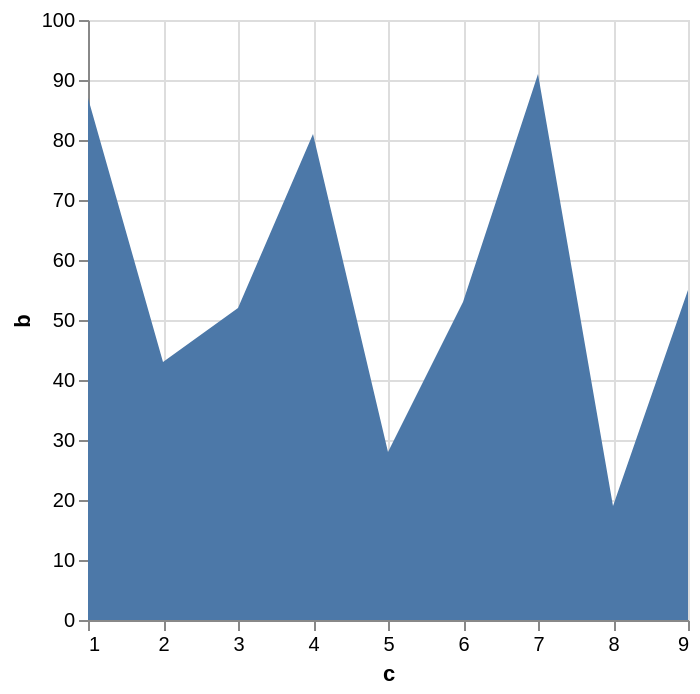

Describe this chart as a Vega-Lite specification.
### Vega specification from a JSON file in a GitHub repository (floating-point values rounded to 4 significant figures)
{"$schema": "https://vega.github.io/schema/vega/v6.json", "background": "white", "padding": 5, "width": 300, "height": 300, "style": "cell", "data": [{"name": "source_0", "values": [{"a": "A", "b": 28, "c": 5, "g": "x"}, {"a": "B", "b": 55, "c": 9, "g": "y"}, {"a": "C", "b": 43, "c": 2, "g": "x"}, {"a": "D", "b": 91, "c": 7, "g": "y"}, {"a": "E", "b": 81, "c": 4, "g": "x"}, {"a": "F", "b": 53, "c": 6, "g": "y"}, {"a": "G", "b": 19, "c": 8, "g": "x"}, {"a": "H", "b": 87, "c": 1, "g": "y"}, {"a": "I", "b": 52, "c": 3, "g": "x"}]}, {"name": "data_0", "source": "source_0", "transform": [{"type": "formula", "expr": "toNumber(datum[\"c\"])", "as": "c"}, {"type": "impute", "field": "b", "groupby": [], "key": "c", "method": "value", "value": 0}, {"type": "stack", "groupby": ["c"], "field": "b", "sort": {"field": [], "order": []}, "as": ["b_start", "b_end"], "offset": "zero"}]}], "marks": [{"name": "marks", "type": "area", "style": ["area"], "sort": {"field": "x"}, "from": {"data": "data_0"}, "encode": {"update": {"orient": {"value": "vertical"}, "fill": {"value": "#4c78a8"}, "description": {"signal": "\"c: \" + (format(datum[\"c\"], \"\")) + \"; b: \" + (format(datum[\"b\"], \"\"))"}, "x": {"scale": "x", "field": "c"}, "y": {"scale": "y", "field": "b_end"}, "y2": {"scale": "y", "field": "b_start"}, "defined": {"signal": "isValid(datum[\"c\"]) && isFinite(+datum[\"c\"]) && isValid(datum[\"b\"]) && isFinite(+datum[\"b\"])"}}}}], "scales": [{"name": "x", "type": "linear", "domain": {"data": "data_0", "field": "c"}, "range": [0, {"signal": "width"}], "nice": true, "zero": false}, {"name": "y", "type": "linear", "domain": {"data": "data_0", "fields": ["b_start", "b_end"]}, "range": [{"signal": "height"}, 0], "nice": true, "zero": true}], "axes": [{"scale": "x", "orient": "bottom", "gridScale": "y", "grid": true, "tickCount": {"signal": "ceil(width/40)"}, "domain": false, "labels": false, "aria": false, "maxExtent": 0, "minExtent": 0, "ticks": false, "zindex": 0}, {"scale": "y", "orient": "left", "gridScale": "x", "grid": true, "tickCount": {"signal": "ceil(height/40)"}, "domain": false, "labels": false, "aria": false, "maxExtent": 0, "minExtent": 0, "ticks": false, "zindex": 0}, {"scale": "x", "orient": "bottom", "grid": false, "title": "c", "labelFlush": true, "labelOverlap": true, "tickCount": {"signal": "ceil(width/40)"}, "zindex": 0}, {"scale": "y", "orient": "left", "grid": false, "title": "b", "labelOverlap": true, "tickCount": {"signal": "ceil(height/40)"}, "zindex": 0}]}
